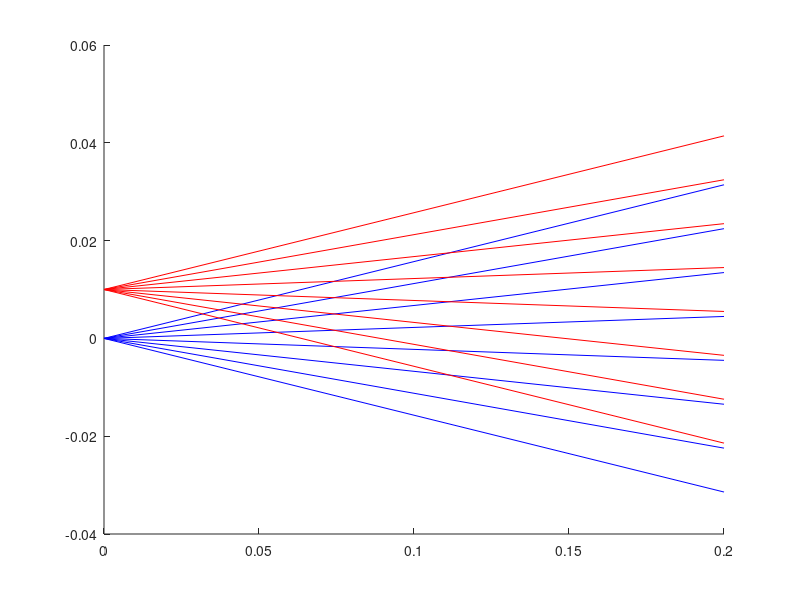
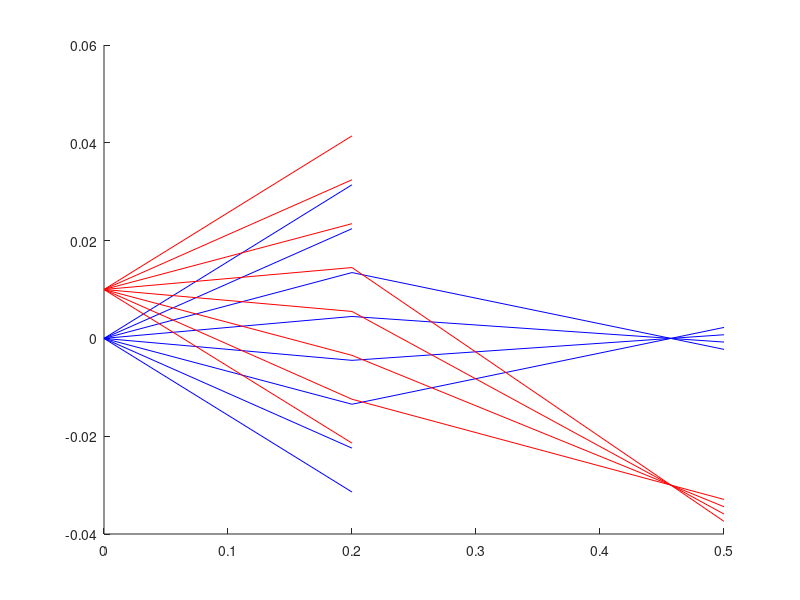

The MATLAB script that drew these images, in order:
clear;
close all;




%% Section 1.4: Part 1

scale = 0.001; % Define the scale factor for the objects

N = 8; % This is the number of rays we want to graph

angles = linspace(-pi/20,pi/20, N); % Create a vector of all the ray angles we want to test

y = zeros(size(angles)); theta_y = zeros(size(angles));

x_1 = 0; x_2 = 10; % Starting x-coordinates for the two objects

d = 0.2; % defining the distance we are observing the rays traveling (in meters)

M_d1 = [1, d, 0, 0; % Creating the 3D ray-transfer matrix
        0, 1, 0, 0;
        0, 0, 1, d;
        0, 0, 0, 1];

rays_in_obj1 = [x_1 * scale * ones(size(angles)); % Make the 4 x N matrix for the first objects
                  angles;
                     y;
                  theta_y];

rays_in_obj2 = [x_2 * scale * ones(size(angles)); % Make the 4 x N matrix for the Second objects
                    angles;
                      y;
                    theta_y];

rays_out_obj1 = M_d1 * rays_in_obj1; % Calculating the resultant 
rays_out_obj2 = M_d1 * rays_in_obj2;

ray_z1 = [zeros(1, size(rays_in_obj1, 2)); d*ones(1, size(rays_in_obj1, 2))];
ray_z2 = [zeros(1, size(rays_in_obj2, 2)); d*ones(1, size(rays_in_obj2, 2))];

figure; hold on;

% sz_obj1 = size(object_1, 2);
% sz_obj2 = size(object_2, 2);
% Plot the rays for object 1
plot(ray_z1, [rays_in_obj1(1, :); rays_out_obj1(1, :)], 'Color', 'blue');
% Plot the rays for object 2
plot(ray_z2, [rays_in_obj2(1, :); rays_out_obj2(1, :)], 'Color', 'red');



%% Section 1.4: Part 2

figure; hold on

% Re-plot the rays from figure 1 so we can compare them in one figure like
% on the assignment

% Plot the rays for object 1
plot(ray_z1, [rays_in_obj1(1, :); rays_out_obj1(1, :)], 'Color', 'blue');
% Plot the rays for object 2
plot(ray_z2, [rays_in_obj2(1, :); rays_out_obj2(1, :)], 'Color', 'red');

d_2 = 0.5; 

f = 150 * scale; % Define lens focal length

r_lens = 20 * scale;

M_d2 = [1, d_2, 0, 0; % creating the 3D ray-transfer matrix for the second part
        0, 1, 0, 0;
        0, 0, 1, d_2;
        0, 0, 0, 1];

M_f = [   1,    0,    0,    0; % Creating the focal point transfer matrix
       (-1/f),  1,    0,    0;
          0,    0     1,    0;
          0,    0, (-1/f),  1];

M = M_d1 * M_d2 * M_f; % Calculating the entire transfer matrix

rays_in_obj1_new = rays_out_obj1(:, abs(rays_out_obj1(1,:)) <= r_lens); % filtering out the rays that didn't hit the lens using logical indexing
rays_in_obj2_new = rays_out_obj2(:, abs(rays_out_obj2(1,:)) <= r_lens);


rays_out_obj1_new = M * rays_in_obj1_new; % Basically same process as part one now
rays_out_obj2_new = M * rays_in_obj2_new;

ray_z1_new = [ray_z1(2, 1:size(rays_in_obj1_new, 2)); d_2 * ones(1, size(rays_in_obj1_new, 2))];
ray_z2_new = [ray_z2(2, 1:size(rays_in_obj2_new, 2)); d_2 * ones(1, size(rays_in_obj2_new, 2))];



% Plot the rays for the new object 1
plot(ray_z1_new, [rays_in_obj1_new(1, :); rays_out_obj1_new(1, :)], 'Color', 'blue');
% Plot the rays for the new object 2
plot(ray_z2_new, [rays_in_obj2_new(1, :); rays_out_obj2_new(1, :)], 'Color', 'red');



